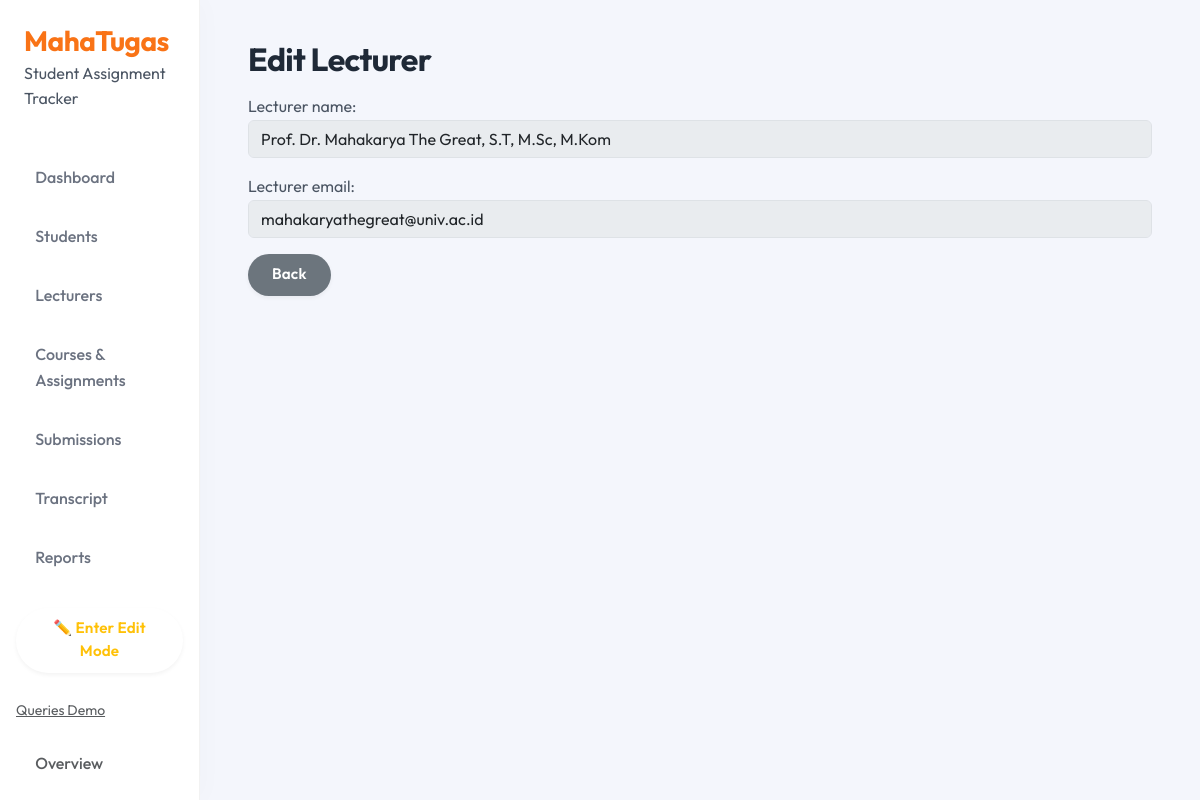
Screenshot of /lecturers/2/edit/ with the database file from the repository.
### tracker/models.py (models this page shows, shortened)
class Lecturer(models.Model):
    lecturer_id = models.AutoField(primary_key=True)
    lecturer_name = models.CharField(max_length=200)
    lecturer_email = models.EmailField(blank=True, null=True)

### tracker/views.py (the view)
# urls.py: path('lecturers/<int:lecturer_id>/edit/', views.lecturer_edit, name='lecturer_edit'),
def lecturer_edit(request, lecturer_id):
    lecturer = get_object_or_404(Lecturer, pk=lecturer_id)
    if request.method == "POST":
        form = LecturerForm(request.POST, instance=lecturer)
        if form.is_valid():
            form.save()
            return redirect("lecturer_list")
    else:
        form = LecturerForm(instance=lecturer)
    return render(request, "tracker/lecturer_form.html", {
        "form": form,
        "is_edit": True,
        "edit_mode": request.session.get("edit_mode", False),   # ← WAJIB
    })

### tracker/forms.py
class LecturerForm(forms.ModelForm):
    class Meta:
        model = Lecturer
        fields = ["lecturer_name", "lecturer_email"]

### tracker/templates/tracker/lecturer_form.html (shortened to what this page needs)
{% extends "tracker/base.html" %}
{% block content %}
<h2>{% if is_edit %}Edit Lecturer{% else %}Add Lecturer{% endif %}</h2>
<form method="POST">
    <div class="mb-3">
        {{ form.lecturer_name.label_tag }}
        {% if edit_mode %}
            {{ form.lecturer_name }}
        {% else %}
            <input type="text" class="form-control" value="{{ form.lecturer_name.value }}" disabled>
        {% endif %}
    </div>
    <div class="mb-3">
        {{ form.lecturer_email.label_tag }}
        {% if edit_mode %}
            {{ form.lecturer_email }}
        {% else %}
            <input type="email" class="form-control" value="{{ form.lecturer_email.value }}" disabled>
        {% endif %}
    </div>
    <a href="{% url 'lecturer_list' %}" class="btn btn-secondary">Back</a>
</form>
{% endblock %}

### static/tracker/css/comfy.css (style rules this page uses)
:root { --bg-color: #f4f6fc; --surface-color: #ffffff; --text-primary: #4b5563; --text-secondary: #6b7280; --accent-color: #f97316; --accent-hover: #ea580c; --success-soft: #d1fae5; --success-text: #065f46; --warning-soft: #fef3c7; --warning-text: #92400e; --radius-lg: 20px; --radius-md: 12px; --shadow-soft: 0 10px 30px -10px rgba(0, 0, 0, 0.05); --shadow-hover: 0 20px 40px -10px rgba(0, 0, 0, 0.1); --transition-fast: all 0.2s cubic-bezier(0.4, 0, 0.2, 1); --animation-fade-up: fadeInUp 0.5s ease-out forwards; }
body { background-color: var(--bg-color); color: var(--text-primary); font-family: 'Outfit', sans-serif; line-height: 1.6; }
h1, h2, h3, h4, h5, h6 { color: #1f2937; font-weight: 700; letter-spacing: -0.02em; margin-bottom: 1rem; }
h2 { font-size: 2rem; }
.btn { border-radius: 50px; padding: 0.6rem 1.5rem; font-weight: 600; font-size: 0.95rem; letter-spacing: 0.01em; transition: var(--transition-fast); border: none; box-shadow: 0 2px 4px rgba(0, 0, 0, 0.05); }

### rows the page displays
Lecturer: lecturer_name.value "Prof. Dr. Mahakarya The Great, S.T, M.Sc, M.Kom", lecturer_email.value "mahakaryathegreat@univ.ac.id"
